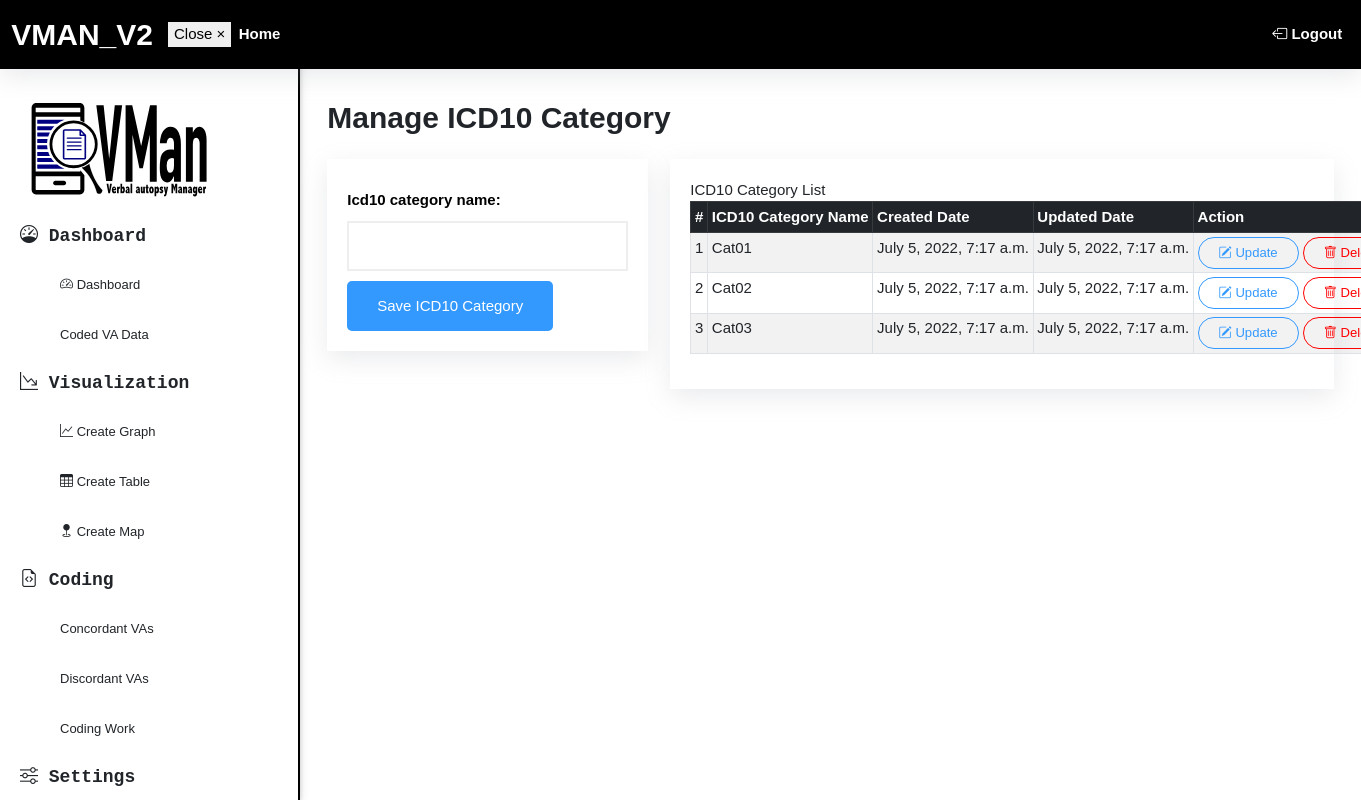
The page /icd-10-category/ (signed in) on the database as committed earlier.
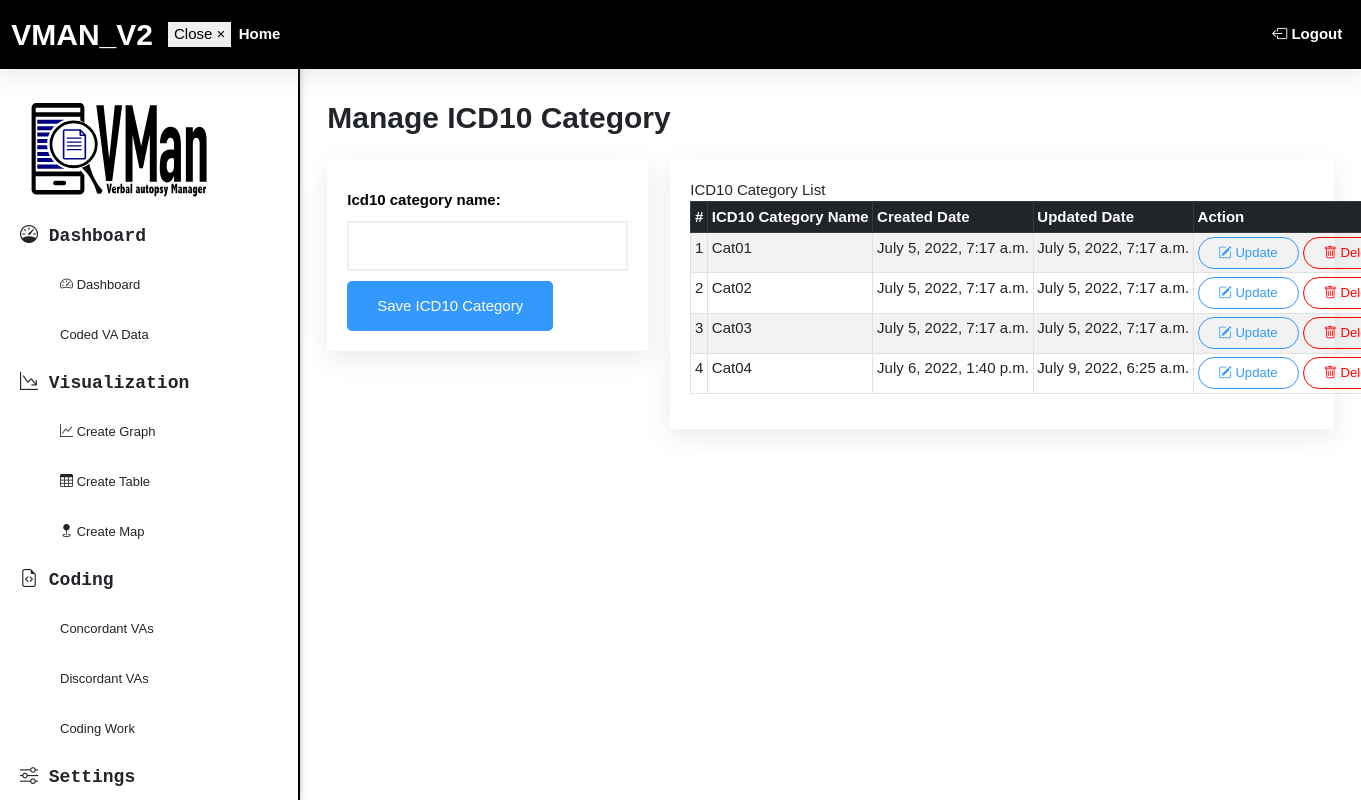
The same page on the database as committed later.
### dashboard/models.py (models this page shows, shortened)
class ICD10Category(models.Model):
    id = models.UUIDField(primary_key=True, default=uuid.uuid4, editable=False)
    icd10_category_name = models.CharField(max_length = 200)
    created_at = models.DateTimeField(auto_now_add = True)
    updated_at = models.DateTimeField(auto_now = True)
    class Meta:
        verbose_name_plural = 'ICD10 Category List'

### dashboard/views.py (the view)
# urls.py: path('icd-10-category/', views.manageICD10Category, name = 'manageICD10Category'),
@cache_control(no_cache=True, must_revalidate=True, no_store=True)
@login_required
def manageICD10Category(request):
    if request.method == "POST" and "save_icd_10_category" in request.POST:
        form = ICD10CategoryForm(request.POST or None)
        if form.is_valid():
            form.save()
            messages.success(request, f"ICD-10 category saved successfully")
            return redirect('dashboard:manageICD10Category')
    get_icd_10_category = ICD10Category.objects.all().order_by('icd10_category_name')
    form = ICD10CategoryForm()
    template_name = 'dashboard/icd10Category.html'
    context = {
        'form': form,
        'get_icd_10_category': get_icd_10_category
    }
    return render(request, template_name, context)

### dashboard/forms.py
class ICD10CategoryForm(forms.ModelForm):
    class Meta:
        model = ICD10Category
        fields = '__all__'
        exclude = ['created_at', 'updated_at']

### templates/dashboard/icd10Category.html (shortened to what this page needs)
{% extends '../base.html' %}
{% block content %}
  <div class="icd_10_category_page">
    <div class="container-fluid">
      <div class="row mb-4">
        <div class="col-md-12">
          <div class="title_section">
            <h1>Manage ICD10 Category</h1>
          </div>
        </div>
      </div>
      <div class="row">
        <div class="col-md-4">
          <div class="form_content">
            <form class="" action="" method="post">
              {{ form }}
              {% if get_icd10_to_update %}
                <button type="submit" class="btn" name="update_icd_10_category">Update ICD10 Category</button>
              {% else %}
                <button type="submit" class="btn" name="save_icd_10_category">Save ICD10 Category</button>
              {% endif %}
            </form>
          </div>
        </div>
        <div class="col-md-8">
          <div class="list_content">
            <h1">ICD10 Category List</h1>
            <table class="table table-sm table-striped table-bordered">
              <thead class="table-dark">
                <th>#</th>
                <th>ICD10 Category Name</th>
                <th>Created Date</th>
                <th>Updated Date</th>
                <th>Action</th>
              </thead>
              <tbody>
                {% if get_icd_10_category %}
                  {% for icd_10_cat in get_icd_10_category %}
                    <tr>
                      <td>{{ forloop.counter }}</td>
                      <td>{{ icd_10_cat.icd10_category_name }}</td>
                      <td>{{ icd_10_cat.created_at }}</td>
                      <td>{{ icd_10_cat.updated_at }}</td>
                      <td>
                        <a href="{% url 'dashboard:updateICD10Category' icd_10_cat.id %}" class="btn btn-sm update"><i class="bi bi-pencil-square"></i> Update</a>
                        <a href="#" class="btn btn-sm delete"><i class="bi bi-trash"></i> Delete</a>
                      </td>
                    </tr>
                  {% endfor %}
                {% else %}
                <tr>
                  <td colspan="3" style="text-align: center">No category added yet.</td>
                </tr>
                {% endif %}
              </tbody>
            </table>
          </div>
        </div>
      </div>
    </div>
  </div>
{% endblock %}

Rows that differ between the two databases and show on the page:
added ICD10Category: icd10_category_name "Cat04", created_at "July 6, 2022, 1:40 p.m.", updated_at "July 9, 2022, 6:25 a.m."
